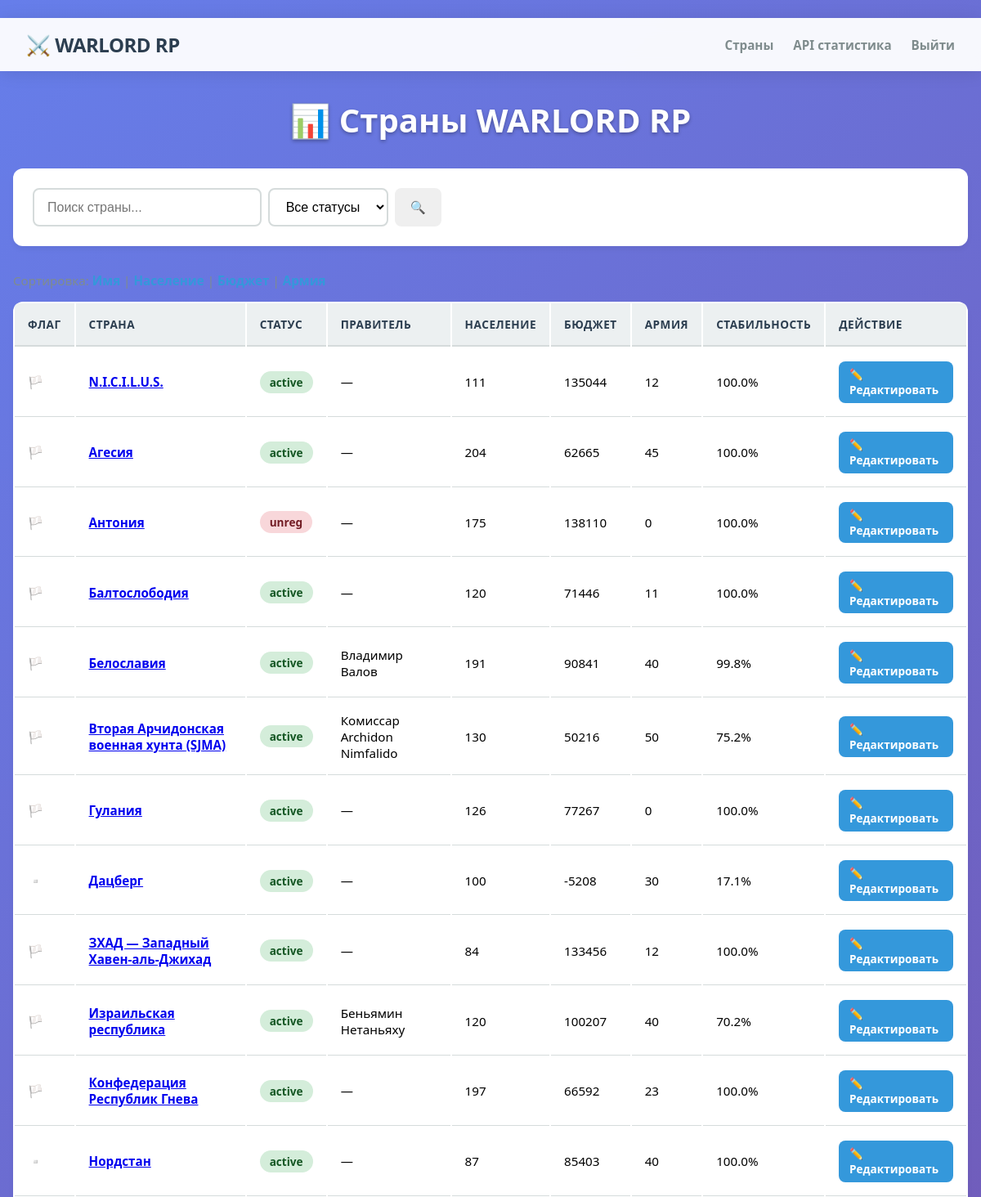
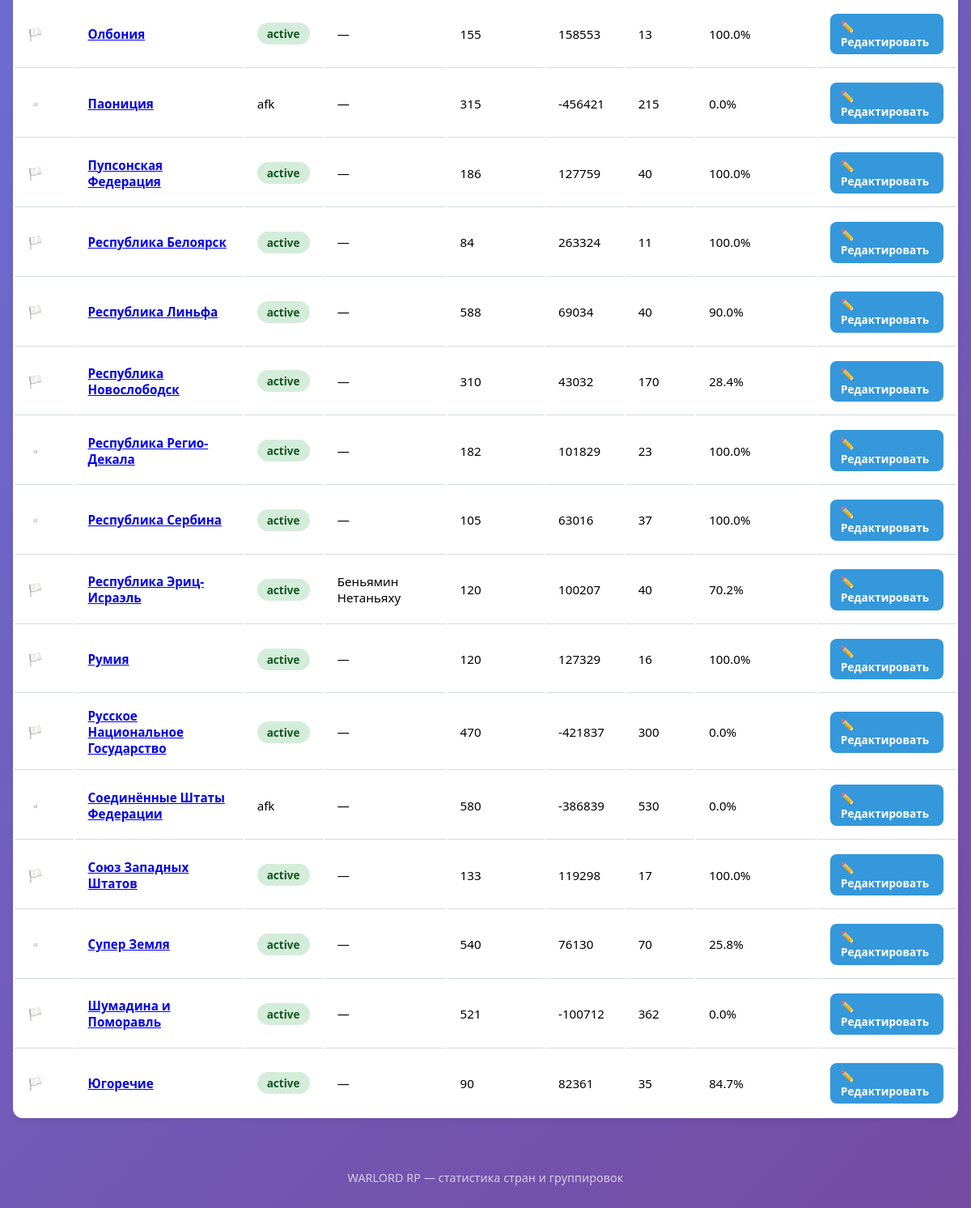
The page / (signed in) on the database its author committed (2 pictures, top to bottom).
### tables this page shows
CREATE TABLE countries (
    id INTEGER PRIMARY KEY AUTOINCREMENT,
    name TEXT UNIQUE NOT NULL,
    flag_file_id TEXT,
    ruler TEXT,
    party TEXT,
    ideology TEXT,
    color TEXT,
    population INTEGER DEFAULT 0,
    population_capacity INTEGER DEFAULT 0,
    budget REAL DEFAULT 0,
    income_daily REAL DEFAULT 0,
    expenses_daily REAL DEFAULT 0,
    army_infantry INTEGER DEFAULT 0,
    army_light_vehicles INTEGER DEFAULT 0,
    army_heavy_wheeled INTEGER DEFAULT 0,
    army_artillery INTEGER DEFAULT 0,
    army_drones INTEGER DEFAULT 0,
    army_navy INTEGER DEFAULT 0,
    tax_level TEXT DEFAULT 'Средний',
    stability REAL DEFAULT 70,
    war_support REAL DEFAULT 50,
    happiness REAL DEFAULT 50,
    resources_json TEXT DEFAULT '[]',
    settlements_json TEXT DEFAULT '[]',
    industry_json TEXT DEFAULT '[]',
    research_json TEXT DEFAULT '[]',
    card_message_id INTEGER,
    updated_at TEXT
, prev_population INTEGER DEFAULT 0, prev_budget REAL DEFAULT 0, prev_army_infantry INTEGER DEFAULT 0, prev_army_light_vehicles INTEGER DEFAULT 0, prev_army_heavy_wheeled INTEGER DEFAULT 0, prev_army_artillery INTEGER DEFAULT 0, prev_army_drones INTEGER DEFAULT 0, prev_army_navy INTEGER DEFAULT 0, prev_stability REAL DEFAULT 0, prev_war_support REAL DEFAULT 0, prev_happiness REAL DEFAULT 0, last_econ_at TEXT, summary TEXT, notifications_json TEXT DEFAULT '[]', status TEXT DEFAULT 'active', aliases_json TEXT DEFAULT '[]', card_fingerprint TEXT, registered_at TEXT, start_budget REAL DEFAULT 75000, last_activity_at TEXT, card_published_at TEXT, last_post_at TEXT, stats_source TEXT DEFAULT 'anketa', ojat INTEGER DEFAULT 0, tx999 INTEGER DEFAULT 0, capital TEXT, ruler_chat_id INTEGER, channel_url TEXT, accepted_at TEXT, ruler_user_id INTEGER);

### app/webapp/__init__.py (the view)
    @app.route("/")
    @_require_auth
    def index():
        countries = _run(db.list_countries()) if db else []
        search = request.args.get("q", "").strip().lower()
        status_filter = request.args.get("status", "").strip()
        items = [_country_to_dict(c) for c in countries]
        if search:
            items = [c for c in items if search in c["name"].lower()]
        if status_filter:
            items = [c for c in items if c["status"] == status_filter]
        sort = request.args.get("sort", "name")
        order = request.args.get("order", "asc")
        reverse = order == "desc"
        if sort == "population":
            items.sort(key=lambda c: c["population"], reverse=reverse)
        elif sort == "budget":
            items.sort(key=lambda c: c["budget"], reverse=reverse)
        elif sort == "army":
            items.sort(key=lambda c: c["army_infantry"], reverse=reverse)
        elif sort == "name":
            items.sort(key=lambda c: c["name"], reverse=reverse)
        else:
            items.sort(key=lambda c: c["name"], reverse=reverse)
        statuses = sorted({c["status"] for c in items})
        return render_template(
            "countries.html",
            countries=items,
            search=search,
            status_filter=status_filter,
            statuses=statuses,
            sort=sort,
            order=order,
        )

### app/warlord/db.py (called while the page is built)
def _loads(value: Any, default: Any) -> Any:
    if not value:
        return default
    if isinstance(value, (list, dict)):
        return value
    try:
        return json.loads(value)
    except (TypeError, json.JSONDecodeError):
        return default

    async def _fetchall(self, sql: str, params: tuple = ()) -> list[aiosqlite.Row]:
        async with self._db.execute(sql, params) as cur:
            return list(await cur.fetchall())

    @staticmethod
    def _country_from_row(row: aiosqlite.Row) -> dict[str, Any]:
        data = dict(row)
        for key in _COUNTRY_JSON_FIELDS:
            data[key] = _loads(data.get(key), [])
        return data

    async def list_countries(self, status: str | None = None) -> list[dict[str, Any]]:
        sql = "SELECT * FROM countries"
        params = ()
        if status:
            sql += " WHERE status=?"
            params = (status,)
        sql += " ORDER BY name"
        rows = await self._fetchall(sql, params)
        return [self._country_from_row(r) for r in rows]

### app/webapp/__init__.py (called while the page is built)
def _run(coro):
    try:
        loop = asyncio.get_event_loop()
    except RuntimeError:
        loop = asyncio.new_event_loop()
        asyncio.set_event_loop(loop)
    return loop.run_until_complete(coro)

def _require_auth(f):
    @wraps(f)
    def decorated(*args, **kwargs):
        if not session.get("admin"):
            return redirect(url_for("login", next=request.path))
        return f(*args, **kwargs)
    return decorated

### app/webapp/templates/countries.html (shortened to what this page needs)
﻿{% extends "base.html" %}
{% block content %}
<h1>📊 Страны WARLORD RP</h1>
<div class="filters">
    <form method="get" class="search-form">
        <input type="text" name="q" placeholder="Поиск страны..." value="{{ search }}">
        <select name="status">
            <option value="">Все статусы</option>
        </select>
        <button type="submit" class="btn">🔍</button>
    </form>
</div>
<div class="sort">
    <a href="?q={{ search }}&status={{ status_filter }}&sort=name&order={% if sort == 'name' and order == 'asc' %}desc{% else %}asc{% endif %}">Имя</a> |
    <a href="?q={{ search }}&status={{ status_filter }}&sort=population&order={% if sort == 'population' and order == 'asc' %}desc{% else %}asc{% endif %}">Население</a> |
    <a href="?q={{ search }}&status={{ status_filter }}&sort=budget&order={% if sort == 'budget' and order == 'asc' %}desc{% else %}asc{% endif %}">Бюджет</a> |
    <a href="?q={{ search }}&status={{ status_filter }}&sort=army&order={% if sort == 'army' and order == 'asc' %}desc{% else %}asc{% endif %}">Армия</a>
</div>
{% if countries %}
<table class="countries-table">
    <thead>
        <tr>
            <th>Флаг</th>
            <th>Страна</th>
            <th>Статус</th>
            <th>Правитель</th>
            <th>Население</th>
            <th>Бюджет</th>
            <th>Армия</th>
            <th>Стабильность</th>
            <th>Действие</th>
        </tr>
    </thead>
    <tbody>
        {% for c in countries %}
        <tr>
            <td>{{ "🏳️" if c.flag_file_id else "▫️" }}</td>
            <td><a href="{{ url_for('country_detail', name=c.name) }}"><strong>{{ c.name }}</strong></a></td>
            <td><span class="status-{{ c.status }}">{{ c.status }}</span></td>
            <td>{{ c.ruler or "—" }}</td>
            <td>{{ c.population }}</td>
            <td>{{ "%.0f"|format(c.budget) }}</td>
            <td>{{ c.army_infantry }}</td>
            <td>{{ "%.1f"|format(c.stability) }}%</td>
            <td>
                <a href="{{ url_for('country_edit', name=c.name) }}" class="btn btn-small btn-edit">✏️ Редактировать</a>
            </td>
        </tr>
        {% endfor %}
    </tbody>
</table>
{% else %}
<p>Страны не найдены.</p>
{% endif %}
{% endblock %}

### app/webapp/templates/base.html (shortened to what this page needs)
﻿<!DOCTYPE html>
<html lang="ru">
<head>
    <link rel="stylesheet" href="{{ url_for('static', filename='style.css') }}">
</head>
<body>
    <nav class="navbar">
        <div class="nav-brand">⚔️ WARLORD RP</div>
        <div class="nav-links">
            {% if session.admin %}
                <a href="{{ url_for('index') }}">Страны</a>
                <a href="{{ url_for('api_stats') }}" target="_blank">API статистика</a>
                <a href="{{ url_for('logout') }}">Выйти</a>
            {% else %}
                <a href="{{ url_for('login') }}">Войти</a>
            {% endif %}
        </div>
    </nav>
    <main class="container">
        {% block content %}{% endblock %}
    </main>
    <footer class="footer">
        WARLORD RP &mdash; статистика стран и группировок
    </footer>
</body>
</html>

### app/webapp/static/style.css (style rules this page uses)
:root { --primary: #2c3e50; --secondary: #34495e; --accent: #e74c3c; --success: #27ae60; --warning: #f39c12; --info: #3498db; --light: #ecf0f1; --dark: #2c3e50; --bg: #f5f7fa; --card-bg: #ffffff; --text: #2c3e50; --text-muted: #7f8c8d; --border: #d5dbdb; }
body { font-family: "Segoe UI", Roboto, "Helvetica Neue", Arial, sans-serif; background: linear-gradient(135deg, #667eea 0%, #764ba2 100%); min-height: 100vh; color: var(--text); overflow-x: hidden; }
.navbar { background: rgba(255, 255, 255, 0.95); backdrop-filter: blur(10px); padding: 1rem 2rem; display: flex; justify-content: space-between; align-items: center; box-shadow: 0 2px 20px rgba(0, 0, 0, 0.1); position: sticky; top: 0; z-index: 100; }
.nav-brand { font-size: 1.5rem; font-weight: 800; color: var(--primary); letter-spacing: -0.5px; }
.nav-links { display: flex; gap: 1.5rem; }
.nav-links a { text-decoration: none; color: var(--text-muted); font-weight: 600; font-size: 0.95rem; transition: color 0.3s; }
.container { max-width: 1200px; margin: 2rem auto; padding: 0 1rem; }
h1 { font-size: 2.5rem; color: white; text-align: center; margin-bottom: 2rem; text-shadow: 0 2px 4px rgba(0,0,0,0.3); }
.btn { display: inline-block; padding: 0.6rem 1.2rem; border: none; border-radius: 8px; font-size: 0.95rem; font-weight: 600; text-decoration: none; cursor: pointer; transition: all 0.2s; }
.btn-small { padding: 0.4rem 0.8rem; font-size: 0.85rem; background: var(--secondary); color: white; }
.btn-edit { background: var(--info); color: white; }
.filters { background: var(--card-bg); padding: 1.5rem; border-radius: 12px; box-shadow: 0 4px 6px rgba(0,0,0,0.05); margin-bottom: 2rem; display: flex; gap: 1rem; align-items: center; flex-wrap: wrap; }
.search-form { display: flex; gap: 0.5rem; flex: 1; max-width: 500px; }
.search-form input { flex: 1; padding: 0.75rem 1rem; border: 2px solid var(--border); border-radius: 8px; font-size: 1rem; outline: none; transition: border-color 0.3s; }
.search-form select { padding: 0.75rem 1rem; border: 2px solid var(--border); border-radius: 8px; font-size: 1rem; background: white; cursor: pointer; }
.sort { color: var(--text-muted); font-size: 0.95rem; margin-bottom: 1rem; }
.sort a { color: var(--info); text-decoration: none; font-weight: 600; }
.countries-table { width: 100%; background: var(--card-bg); border-radius: 12px; overflow: hidden; box-shadow: 0 4px 6px rgba(0,0,0,0.05); }
.countries-table th { background: var(--light); padding: 1rem; text-align: left; font-weight: 700; color: var(--text); text-transform: uppercase; font-size: 0.85rem; letter-spacing: 0.5px; border-bottom: 2px solid var(--border); }
.countries-table td { padding: 1rem; border-bottom: 1px solid var(--border); font-size: 0.95rem; }
.countries-table tr:last-child td { border-bottom: none; }
.status-badge, .status-active, .status-unreg, .status-archive { padding: 0.25rem 0.75rem; border-radius: 20px; font-size: 0.85rem; font-weight: 600; display: inline-block; }
.status-active { background: #d4edda; color: #155724; }
.status-unreg { background: #f8d7da; color: #721c24; }
.footer { text-align: center; padding: 2rem; color: rgba(255,255,255,0.7); font-size: 0.9rem; }

### app/webapp/templates/base.html (style rules this page uses)
:root { --tg-bg-color: #ffffff; --tg-text-color: #000000; --tg-hint-color: #888888; --tg-link-color: #2481cc; --tg-button-color: #2481cc; --tg-button-text-color: #ffffff; --tg-secondary-button-color: #f5f5f5; --tg-secondary-button-text-color: #000000; --tg-header-bg-color: #ffffff; --tg-header-text-color: #000000; }
body { background-color: var(--tg-bg-color); color: var(--tg-text-color); }

### rows shown on the page
countries: flag_file_id "🏳️", name "N.I.C.I.L.U.S.", status "active", ruler "—", population "111", budget "135044", army_infantry "12", stability "100.0"
countries: flag_file_id "🏳️", name "Агесия", status "active", ruler "—", population "204", budget "62665", army_infantry "45", stability "100.0"
countries: flag_file_id "🏳️", name "Антония", status "unreg", ruler "—", population "175", budget "138110", army_infantry "0", stability "100.0"
countries: flag_file_id "🏳️", name "Балтослободия", status "active", ruler "—", population "120", budget "71446", army_infantry "11", stability "100.0"
countries: flag_file_id "🏳️", name "Белославия", status "active", ruler "Владимир Валов", population "191", budget "90841", army_infantry "40", stability "99.8"
countries: flag_file_id "🏳️", name "Вторая Арчидонская военная хунта (SJMA)", status "active", ruler "Комиссар Archidon Nimfalido", population "130", budget "50216", army_infantry "50", stability "75.2"
countries: flag_file_id "🏳️", name "Гулания", status "active", ruler "—", population "126", budget "77267", army_infantry "0", stability "100.0"
countries: flag_file_id "▫️", name "Дацберг", status "active", ruler "—", population "100", budget "-5208", army_infantry "30", stability "17.1"
countries: flag_file_id "🏳️", name "ЗХАД — Западный Хавен-аль-Джихад", status "active", ruler "—", population "84", budget "133456", army_infantry "12", stability "100.0"
countries: flag_file_id "🏳️", name "Израильская республика", status "active", ruler "Беньямин Нетаньяху", population "120", budget "100207", army_infantry "40", stability "70.2"
countries: flag_file_id "🏳️", name "Конфедерация Республик Гнева", status "active", ruler "—", population "197", budget "66592", army_infantry "23", stability "100.0"
countries: flag_file_id "▫️", name "Нордстан", status "active", ruler "—", population "87", budget "85403", army_infantry "40", stability "100.0"
countries: flag_file_id "🏳️", name "Олбония", status "active", ruler "—", population "155", budget "158553", army_infantry "13", stability "100.0"
countries: flag_file_id "▫️", name "Паониция", status "afk", ruler "—", population "315", budget "-456421", army_infantry "215", stability "0.0"
countries: flag_file_id "🏳️", name "Пупсонская Федерация", status "active", ruler "—", population "186", budget "127759", army_infantry "40", stability "100.0"
countries: flag_file_id "🏳️", name "Республика Белоярск", status "active", ruler "—", population "84", budget "263324", army_infantry "11", stability "100.0"
countries: flag_file_id "🏳️", name "Республика Линьфа", status "active", ruler "—", population "588", budget "69034", army_infantry "40", stability "90.0"
countries: flag_file_id "🏳️", name "Республика Новослободск", status "active", ruler "—", population "310", budget "43032", army_infantry "170", stability "28.4"
countries: flag_file_id "▫️", name "Республика Регио-Декала", status "active", ruler "—", population "182", budget "101829", army_infantry "23", stability "100.0"
countries: flag_file_id "▫️", name "Республика Сербина", status "active", ruler "—", population "105", budget "63016", army_infantry "37", stability "100.0"
countries: flag_file_id "🏳️", name "Республика Эриц-Исраэль", status "active", ruler "Беньямин Нетаньяху", population "120", budget "100207", army_infantry "40", stability "70.2"
countries: flag_file_id "🏳️", name "Румия", status "active", ruler "—", population "120", budget "127329", army_infantry "16", stability "100.0"
countries: flag_file_id "🏳️", name "Русское Национальное Государство", status "active", ruler "—", population "470", budget "-421837", army_infantry "300", stability "0.0"
countries: flag_file_id "▫️", name "Соединённые Штаты Федерации", status "afk", ruler "—", population "580", budget "-386839", army_infantry "530", stability "0.0"
countries: flag_file_id "🏳️", name "Союз Западных Штатов", status "active", ruler "—", population "133", budget "119298", army_infantry "17", stability "100.0"
countries: flag_file_id "▫️", name "Супер Земля", status "active", ruler "—", population "540", budget "76130", army_infantry "70", stability "25.8"
countries: flag_file_id "🏳️", name "Шумадина и Поморавль", status "active", ruler "—", population "521", budget "-100712", army_infantry "362", stability "0.0"
countries: flag_file_id "🏳️", name "Югоречие", status "active", ruler "—", population "90", budget "82361", army_infantry "35", stability "84.7"
